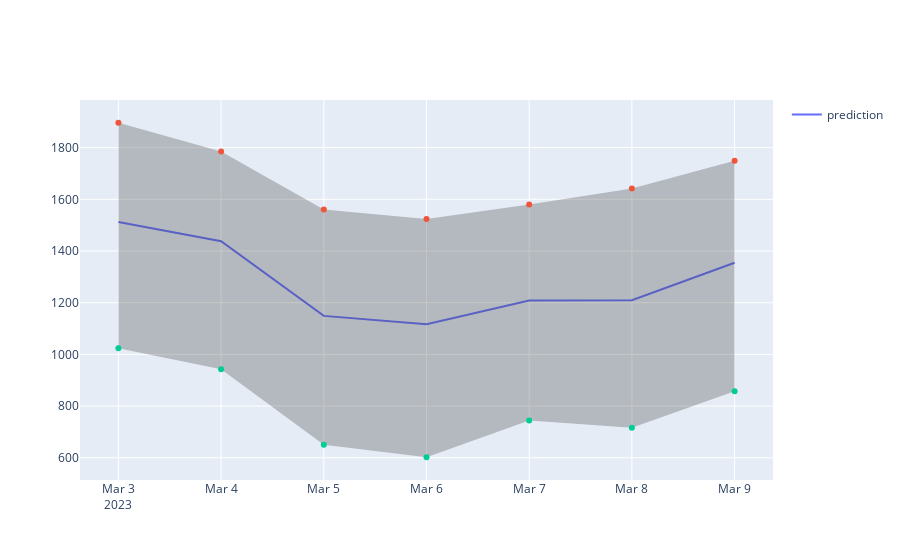

The code cell stored with this chart in its notebook:
### Code cell
# plot_ts(bootstrap_errors, series=[f"prediction_{x}" for x in range(B)])

plot_ts(bootstrap_errors, series=["prediction"], fill_between=["lower_bound", "upper_bound"])

### Figure 1 — Plotly figure (JSON) as saved in the notebook; plotly's stock layout.template omitted (floating-point values rounded to 4 significant figures)
{"data": [{"mode": "lines", "name": "prediction", "type": "scatter", "x": ["2023-03-03", "2023-03-04", "2023-03-05", "2023-03-06", "2023-03-07", "2023-03-08", "2023-03-09"], "y": [1512.0, 1438.0, 1149.0, 1116.0, 1208.0, 1210.0, 1355.0]}, {"line": {"width": 0}, "name": "upper 95% CI", "showlegend": false, "type": "scatter", "x": ["2023-03-03", "2023-03-04", "2023-03-05", "2023-03-06", "2023-03-07", "2023-03-08", "2023-03-09"], "y": [1896.0, 1785.0, 1560.0, 1523.0, 1579.0, 1642.0, 1749.0]}, {"fill": "tonexty", "fillcolor": "rgba(68, 68, 68, 0.3)", "line": {"width": 0}, "name": "lower 95% CI", "showlegend": false, "type": "scatter", "x": ["2023-03-03", "2023-03-04", "2023-03-05", "2023-03-06", "2023-03-07", "2023-03-08", "2023-03-09"], "y": [1024, 942.7, 650.5, 602.0, 743.8, 716.4, 857.7]}], "layout": {}}
